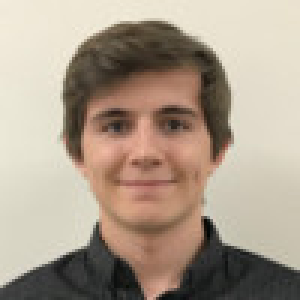
#> input picture Programming_Portfolio/python/DMask/images/1nb.jpeg, 100 x 100 px (shown 3 times larger)
$ python blur.py
#> lines starting #> are read from the running program, lines starting #| are printed output that depends on the picture; after the words box and inside, x2 and y2 are one past the last pixel; in counts of white or black regions, pixels touching at a corner belong together
#Import required Image library
from PIL import Image, ImageFilter, ImageDraw, ImageFont
import numpy as np

#Open existing image
OriImage = Image.open('./images/1nb.jpeg')
#> OriImage is the input picture: PIL image 100x100 RGB; mean R, G, B 171.4, 156.4, 140.1

blurImage = OriImage.filter(ImageFilter.GaussianBlur(15))
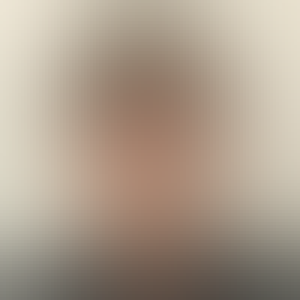
#> blurImage: PIL image 100x100 RGB (shown 3 times larger); mean R, G, B 171.6, 156.9, 140.8
# blurImage.show()
#Save blurImage

# crop image
width, height = blurImage.size
#> width = 100; height = 100
x = (width - height)//5
#> x = 0
img_cropped = blurImage.crop((x, 0, x+height, height))

# create grayscale image with white circle (255) on black background (0)
mask = Image.new('L', img_cropped.size)
#> mask: PIL image 100x100 L; every value is 0
mask_draw = ImageDraw.Draw(mask)
width, height = img_cropped.size
mask_draw.ellipse((0, 0, width, height), fill=255)
#mask.show()


# add mask as alpha channel
img_cropped.putalpha(mask)
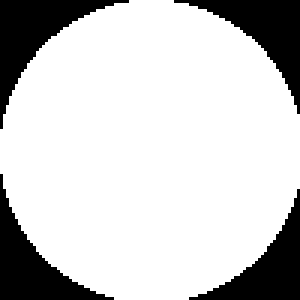
#> mask: PIL image 100x100 L (shown 3 times larger); 79.8% white; 4 black regions, box (x1, y1, x2, y2) and area: (0, 0, 43, 43) 549, (58, 0, 100, 38) 506, (0, 58, 38, 100) 506, (63, 63, 100, 100) 464
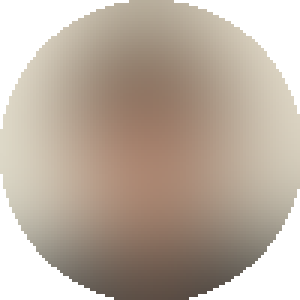
#> img_cropped: PIL image 100x100 RGBA (shown 3 times larger); mean R, G, B, A 171.6, 156.9, 140.8, 203.4; transparent parts drawn white

# save as png which keeps alpha channel
img_cropped.save('./images/1_py.png')

$ run again, with Programming_Portfolio/python/DMask/images/1.png saved as Programming_Portfolio/python/DMask/images/1nb.jpeg
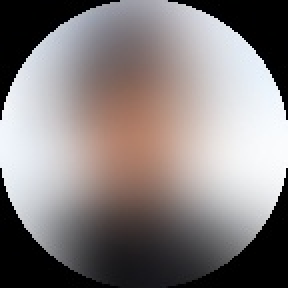
#> input picture Programming_Portfolio/python/DMask/images/1.png, 144 x 144 px (shown 2 times larger)
#> OriImage is the input picture: PIL image 144x144 RGB; mean R, G, B 133, 126.4, 126.1
#> `img_cropped.putalpha(mask)`:
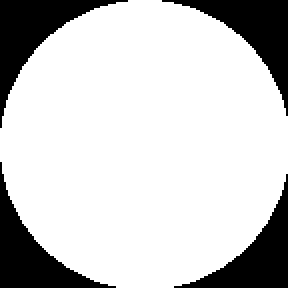
#> mask: PIL image 144x144 L (shown 2 times larger); 79.4% white; 4 black regions, box (x1, y1, x2, y2) and area: (0, 0, 64, 64) 1133, (81, 0, 144, 58) 1069, (0, 81, 58, 144) 1069, (87, 87, 144, 144) 1006
#> `img_cropped.putalpha(mask)`:
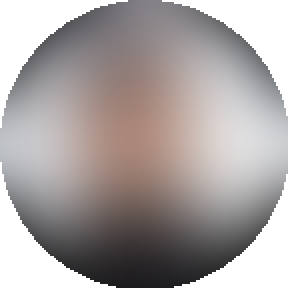
#> img_cropped: PIL image 144x144 RGBA (shown 2 times larger); mean R, G, B, A 127.3, 120.6, 120.3, 202.4; transparent parts drawn white
